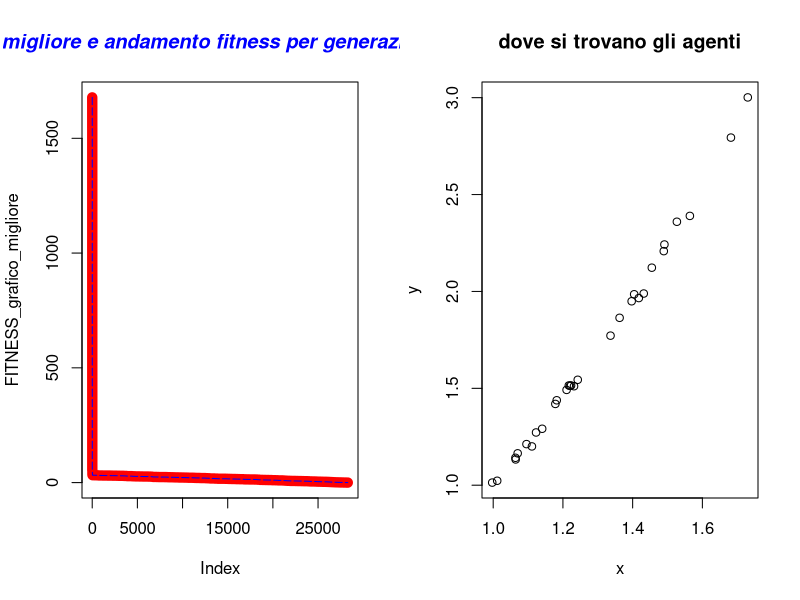

Reproduce this figure in R.
#  Author Nicola Bernabè ver 1.0 8/11/2021
# the implemented version of the GA refers to the following Journal:  x
#



controllo_intervallo<-function(x,y,ub,lb){
    if(x>ub[1]){
        x<-ub[1]
    }
    if(x<lb[1]){
        x<-lb[1]
    }
    if(y>ub[2]){
        y<-ub[2]
    }
    if(y<lb[2]){
        y<-lb[2]
    }

    return (c(x,y))
}


aggiornamento_posizione<-function(Sciame,MAX_DIMENSION_Sciame,j_iterazioni_particelle,f_min,f_max,ub,lb,BEST_FITNESS,r,A,min_max,FUNZIONE_COSTO){
    #message("f_min ",f_min)
    f_i<-f_min+(f_max-f_min)*runif(1,  0,1)
    
    v_x<-Sciame[3,j_iterazioni_particelle]+(Sciame[1,j_iterazioni_particelle]-BEST_FITNESS[1])*f_i
    v_y<-Sciame[4,j_iterazioni_particelle]+(Sciame[2,j_iterazioni_particelle]-BEST_FITNESS[2])*f_i
    #message(v_x," ",Sciame[3,j_iterazioni_particelle]," ",Sciame[1,j_iterazioni_particelle]," ",BEST_FITNESS[1]," ",f_i)
    x<-Sciame[1,j_iterazioni_particelle]+v_x
    y<-Sciame[2,j_iterazioni_particelle]+v_y
    x_y<-controllo_intervallo(x,y,ub,lb)
    x<-x_y[1]
    y<-x_y[2]
    rand<-runif(1,  0,1)
    if(rand>r){
        x<-BEST_FITNESS[1]+0.1*rnorm(1, mean = 0, sd = 1)
        y<-BEST_FITNESS[2]+0.1*rnorm(1, mean = 0, sd = 1)
    }
    x_y<-controllo_intervallo(x,y,ub,lb)
    x<-x_y[1]
    y<-x_y[2]
    sol<-FUNZIONE_COSTO(x_y[1],x_y[2])
    f_new<-sol
    rand<-runif(1,  0,1)
    if(min_max==-1){#minimizzo
        if(f_new<=Sciame[5,j_iterazioni_particelle]&&(rand<A)){
        Sciame[1,j_iterazioni_particelle]<-x_y[1]
        Sciame[2,j_iterazioni_particelle]<-x_y[2]
        Sciame[3,j_iterazioni_particelle]<-v_x
        Sciame[4,j_iterazioni_particelle]<-v_y
        Sciame[5,j_iterazioni_particelle]<-f_new
        
    }
        if(f_new<f_min){
            f_min<-f_new
            
        }


    }else{#massimizzo
        if(f_new>=Sciame[5,j_iterazioni_particelle]&&(rand<A)){
            Sciame[1,j_iterazioni_particelle]<-x_y[1]
            Sciame[2,j_iterazioni_particelle]<-x_y[2]
            Sciame[3,j_iterazioni_particelle]<-v_x
            Sciame[4,j_iterazioni_particelle]<-v_y
            Sciame[5,j_iterazioni_particelle]<-f_new
            
        }
        if(f_new>f_min){
            f_min<-f_new
            
        }


    }
    
    return(list(Sciame,f_min))
}

#aggiorni migliore fitness
aggiorna_fitness<-function(BEST_FITNESS,Migliore_fitness_generazione){
            BEST_FITNESS[1]<-Migliore_fitness_generazione[1]
            BEST_FITNESS[2]<-Migliore_fitness_generazione[2]
            BEST_FITNESS[3]<-Migliore_fitness_generazione[3]#vx 
            BEST_FITNESS[4]<-Migliore_fitness_generazione[4]#vy 
            BEST_FITNESS[5]<-Migliore_fitness_generazione[5]#fitess corrente
    return(BEST_FITNESS)


}

#scorro su tutti gli individui e cerco il fitneess migliore
controllo_migliore_fitness<-function(Sciame,min_max){
    BEST_FITNESS<-c(Sciame[1,1],Sciame[2,1],Sciame[3,1],Sciame[4,1],Sciame[5,1])
    for(i in 2:dim(Sciame)[2]) {
        if(BEST_FITNESS[5]>Sciame[5,i] && min_max==-1){#ricordo che la riga 8 è fitness corrente
            BEST_FITNESS[1]<-Sciame[1,i]#x 
            BEST_FITNESS[2]<-Sciame[2,i]#y 
            BEST_FITNESS[3]<-Sciame[3,i]#vx 
            BEST_FITNESS[4]<-Sciame[4,i]#vy 
            BEST_FITNESS[5]<-Sciame[5,i]#fitess corrente

        }else if(BEST_FITNESS[5]<Sciame[5,i]  && min_max==1){
            BEST_FITNESS[1]<-Sciame[1,i]#x corrente
            BEST_FITNESS[2]<-Sciame[2,i]#y corrente
            BEST_FITNESS[3]<-Sciame[3,i]#vx 
            BEST_FITNESS[4]<-Sciame[4,i]#vy 
            BEST_FITNESS[5]<-Sciame[5,i]#fitess corrente
        }
    }
    return(c(BEST_FITNESS[1],BEST_FITNESS[2],BEST_FITNESS[3],BEST_FITNESS[4],BEST_FITNESS[5]))
}


#inizializzo la matrice
inizializzazione<-function(ub, lb,MAX_UNKNOWNS,MAX_DIMENSION_Sciame,A,FUNZIONE_COSTO){
    Sciame<-matrix(1:1,nrow <- (MAX_UNKNOWNS*3)+2, ncol <- MAX_DIMENSION_Sciame)#oltre alla x e y ci aggiungo le 2 velocità, poi anche le x e y migliori della particella anche la fitness migliore della particella e quella corrente
    numero_casuale_x<-1
    numero_casuale_y <-1
    for(i in 1:dim(Sciame)[2]) {
        numero_casuale_x <- runif(1, lb[1],ub[1] )
        numero_casuale_y <- runif(1,  lb[2],ub[2])
        Sciame[1,i] <-numero_casuale_x
        Sciame[2,i] <-numero_casuale_y
        Sciame[3,i]<-0#vx
        Sciame[4,i]<-0#vy
        Sciame[5,i] <-FUNZIONE_COSTO(Sciame[1,i],Sciame[2,i])#fitness
    }
    return (Sciame)
}
media_sciame<-function(Sciame,j){
    x_y <- c()
    
    for(i in 1:dim(Sciame)[2]) {
        x_y <- c(x_y,Sciame[j,i])

    }
    return(mean(x_y))
}

aggiorno_file_individui<-function(Sciame,MAX_DIMENSION_Sciame,generazione){
                individuo<-c()
                x<-c()
                y<-c()
                fitness<-c()
                v_x<-c()
                v_y<-c()

                for(i in 1:MAX_DIMENSION_Sciame) {
                    x<-c(x,Sciame[1,i])
                    y<-c(y,Sciame[2,i])
                    fitness<-c(fitness,Sciame[5,i])
                    
                    }
            df<-data.frame(x,y,fitness)
            #nome_file<-"generazione"+generazione+".cvs"
            nome_file = paste("BAT generazione ",generazione,".txt",sep="")
            #write.csv(df, file=nome_file,sep=";",row.names=FALSE)
            write.table(df, file= nome_file,sep=";",row.names=FALSE)
            }

mainBAT<-function(ub,lb,MAX_UNKNOWNS,MAX_DIMENSION_Sciame,Generazioni,STAZIONARIETA,min_max,stampo_generazione,precisione,f_min,f_max,r,A,FUNZIONE_COSTO){
    

    
 
    Sciame<-inizializzazione(ub, lb,MAX_UNKNOWNS,MAX_DIMENSION_Sciame,A,FUNZIONE_COSTO)#inizializzo la popolazione
    BEST_FITNESS<-controllo_migliore_fitness(Sciame,min_max)
    FITNESS_grafico_migliore<-c()
    FITNESS_grafico_migliore_generazione<-c()
    #iterazioni calcolo per trovare il minimo
    indice_stazionarieta<-0#aumenta ad ogni generazione
    n_generazioni<-0

    
    for(i in 1:Generazioni){
        n_generazioni<-i
        for(j_iterazioni_particelle in 1:MAX_DIMENSION_Sciame){#muovo tutte le particelle una volta
            Sciame_lista<-aggiornamento_posizione(Sciame,MAX_DIMENSION_Sciame,j_iterazioni_particelle,f_min,f_max,ub,lb,BEST_FITNESS,r,A,min_max,FUNZIONE_COSTO)
            Sciame<-Sciame_lista[[1]]
            f_min<-Sciame_lista[[2]]


           
        }
        Migliore_fitness_generazione<-controllo_migliore_fitness(Sciame,min_max)
        #message(x_media)
        #message(Migliore_fitness_generazione[1]," ",BEST_FITNESS[1]," x ",x_media)
        #message(Migliore_fitness_generazione[1]," ",Migliore_fitness_generazione[2]," ",Migliore_fitness_generazione[3])
        if(Migliore_fitness_generazione[5]<BEST_FITNESS[5]  && min_max==-1){#minimizzo
            BEST_FITNESS<-aggiorna_fitness(BEST_FITNESS,Migliore_fitness_generazione)
            indice_stazionarieta=0#ritorno a 0 la stazionarietà
            message("migliore soluzione-> x ",BEST_FITNESS[1]," y ",BEST_FITNESS[2]," fitness ",BEST_FITNESS[5])
        }else if(Migliore_fitness_generazione[5]>BEST_FITNESS[5]  && min_max==1){#minimizzo
            BEST_FITNESS<-aggiorna_fitness(BEST_FITNESS,Migliore_fitness_generazione)
            indice_stazionarieta=0#ritorno a 0 la stazionarietà
            message("migliore soluzione-> x ",BEST_FITNESS[1]," y ",BEST_FITNESS[2]," fitness ",BEST_FITNESS[5])
        }
        FITNESS_grafico_migliore<-c(FITNESS_grafico_migliore,BEST_FITNESS[5])
        FITNESS_grafico_migliore_generazione<-c(FITNESS_grafico_migliore_generazione,Migliore_fitness_generazione[5])

        if(indice_stazionarieta>=STAZIONARIETA){
            message("troppo stazionaria ","generazione-> ",i," stazionario->",indice_stazionarieta)
            print(BEST_FITNESS)
            aggiorno_file_individui(Sciame,MAX_DIMENSION_Sciame,i)
            break
        }else{
            indice_stazionarieta=indice_stazionarieta+1
        }
        if((i%%stampo_generazione)==0){#stampo così so che sta facendo qualcosa
            message("generazione-> ",i," stazionario->",indice_stazionarieta)
            aggiorno_file_individui(Sciame,MAX_DIMENSION_Sciame,i)
            

        }
        if(BEST_FITNESS[5]<precisione && min_max==-1){
            message("finito algoritmo BAT, sono riuscito ad avere una soluzione molto buona ed è ",BEST_FITNESS[5]," alla generazione-> ",i)
            aggiorno_file_individui(Sciame,MAX_DIMENSION_Sciame,i)
            break
        }else if(BEST_FITNESS[5]>precisione && min_max==1){
            message("finito algoritmo BAT, sono riuscito ad avere una soluzione molto buona ed è ",BEST_FITNESS[5]," alla generazione-> ",i)
            aggiorno_file_individui(Sciame,MAX_DIMENSION_Sciame,i)
            break
        }
    }
    windows()
    par(mfrow=c(1,2))
    plot(FITNESS_grafico_migliore, type="l", col="red",lwd=10)
    lines(FITNESS_grafico_migliore_generazione, type="l", col="blue",lty=5)
    title(main="migliore e andamento fitness per generazione", col.main="blue", font.main="4")
    
    x_particelle<-c()
    y_particelle<-c()
    for(x_y in 1:MAX_DIMENSION_Sciame){
        x_particelle<-c(x_particelle,Sciame[1,x_y])
        y_particelle<-c(y_particelle,Sciame[2,x_y])

    }

    plot(x_particelle, y_particelle, xlab="x",ylab="y", main="dove si trovano gli agenti") 
    BEST_FITNESS<-list(BEST_FITNESS,"BAT",n_generazioni)
    return(BEST_FITNESS)
    
 
}

#riesco a trovare la soluzione con questi intervalli 
#ub<-c(1000000000,1000000000)  # upper bound of the unknowns
#lb<-c(-1000000000,-1000000000)  #lower bound of the unknowns


#milione
#ub<-c(1000000,1000000)  # upper bound of the unknowns
#lb<-c(-1000000,-1000000)  #lower bound of the unknowns


#ub<-c(10000,10000)  # upper bound of the unknowns
#lb<-c(-10000,-10000)  #lower bound of the unknowns


ub<-c(100,100)# upper bound of the unknowns
lb<-c(-100,-100)  #lower bound of the unknowns

#ub<-c(512,512)  
#lb<-c(-512,-512)


MAX_UNKNOWNS<-2  #numero variabili
MAX_DIMENSION_Sciame<-30#dimensione popolazione
Generazioni<-1000000000
STAZIONARIETA<-10000
f_min<-0
f_max<-2#ub[1]
r<-0.95
A<-0.95#A_max#puo essere costante o decrescere
min_max<--1#-1 minimizzo,1 massimizzo
stampo_generazione<-5000
#massimizzo
#precisione<-11.999999#Parabolic Function
#precisione<-79.999#rastrigin function 
#precisione<-414.23847913128#Parabolic Function

#minimizzo
precisione<-0.001#
#precisione<--0.999999#Easom function
#precisione<-0.2925789999#Schaffer function N. 4 f(0,+-1.25313)=0.292579
#precisione<--0.999999#per funzioni con minimo negativo
#precisione<--959.6406#Eggholder function   f(512,404.2319)=-959.6407   i domini x e y   ub<-c(512,512)  lb<-c(-512,-512)


FUNZIONE_COSTO<-function(x,y){
    z<-(100*(y-(x)^2)^2)+(1-x)^2#FUNZIONE_COSTO banana  f(1,1)=0
    #z<-((1-x)^2)+100*((y-x^2))^2#Rosenbrock function constrained with a cubic and a line  sol f(1,1)=0
    #z<-(1.5-x+x*y)^2+(2.25-x+x*y^2)^2+(2.625-x+x*y^3)^2#Beale function f(3,0.5)=0
    #z<-0.26*(x^2+y^2)-0.48*x*y#Matyas function f(0,0)=0
    #z<-(sin(3*pi*x))^2+(x-1)^2*(1+sin(3*pi*y))+(y-1)^2*(1+(sin(2*pi*y))^2)#Lévi function N.13  f(1,1)=0
    #z<-0.5+((sin(x^2-y^2))^2-0.5)/(1+0.001*(x^2+y^2))^2#Schaffer function N. 2  f(0,0)=0
    #z<-2*x^2-1.05*x^4+(x^6/6)+x*y+y^2#THREE-HUMP CAMEL FUNCTION xi  [-5, 5]  f(0,0)=0
    #z<-100*sqrt(abs(y-0.01*x^2))+0.01*abs(x+10)#Bukin function N.6 f(-10,1)=0
    #z<--20*exp(-0.2*sqrt((1/2)*(x*x+y*y)))-exp(1/2*((cos(2*pi*x)+cos(2*pi*y))))+20+exp(1)#ACKLEY FUNCTION xi  [-32.768, 32.768]  f(0,0)=0


    #z<-0.5+(((cos(sin(abs(x^2-y^2))))^2 - 0.5)/((1 + 0.001*(x^2+y^2))^2))#Schaffer function N. 4 f(0,+-1.25313)=0.292579

    #con minimo negativo
    #z<--cos(x)*cos(y)*exp(-((x-pi)^2+(y-pi)^2))#Easom function f(pi,pi)=-1  mettere precisione -0.999999
    
    #z<--(y+47)*sin(sqrt(abs(x/2+(y+47))))-x*sin(sqrt(abs(x-(y+47))))#Eggholder function   f(512,404.2319)=-959.6407    
    #precisione<--959.6406999
    #ub<-c(512,512)  
    #lb<-c(-512,-512)


    #massimizzare
    #z<-12-(x^2+y^2)/100 #Parabolic Function  f(0,0)=12 non so ma il massimo è 12
    #z<-80-(20+x^2+y^2-10*(cos(2*pi*x)+cos(2*pi*y)))#rastrigin function f(0,0)=80
    #z<-275-((x^4-16*x^2+5*x*0.5)+(y^4-16*y^2+5*y*0.5)+3)#Styblinski Function f(-2.8667,-2.8667)=414.23847913
    return (z)
}




soluzione<-mainBAT(ub,lb,MAX_UNKNOWNS,MAX_DIMENSION_Sciame,Generazioni,STAZIONARIETA,min_max,stampo_generazione,precisione,f_min,f_max,r,A,FUNZIONE_COSTO)
#print(soluzione)

algoritmo<-c(soluzione[[2]][1])
x<-c(soluzione[[1]][1])
y<-c(soluzione[[1]][2])
fitness<-c(soluzione[[1]][5])
generazioni_soluzione<-c(soluzione[[3]][1])
df<-data.frame(algoritmo,x,y,fitness,generazioni_soluzione)
write.table(df, file="soluzione BAT.txt",sep=";",row.names=FALSE)
